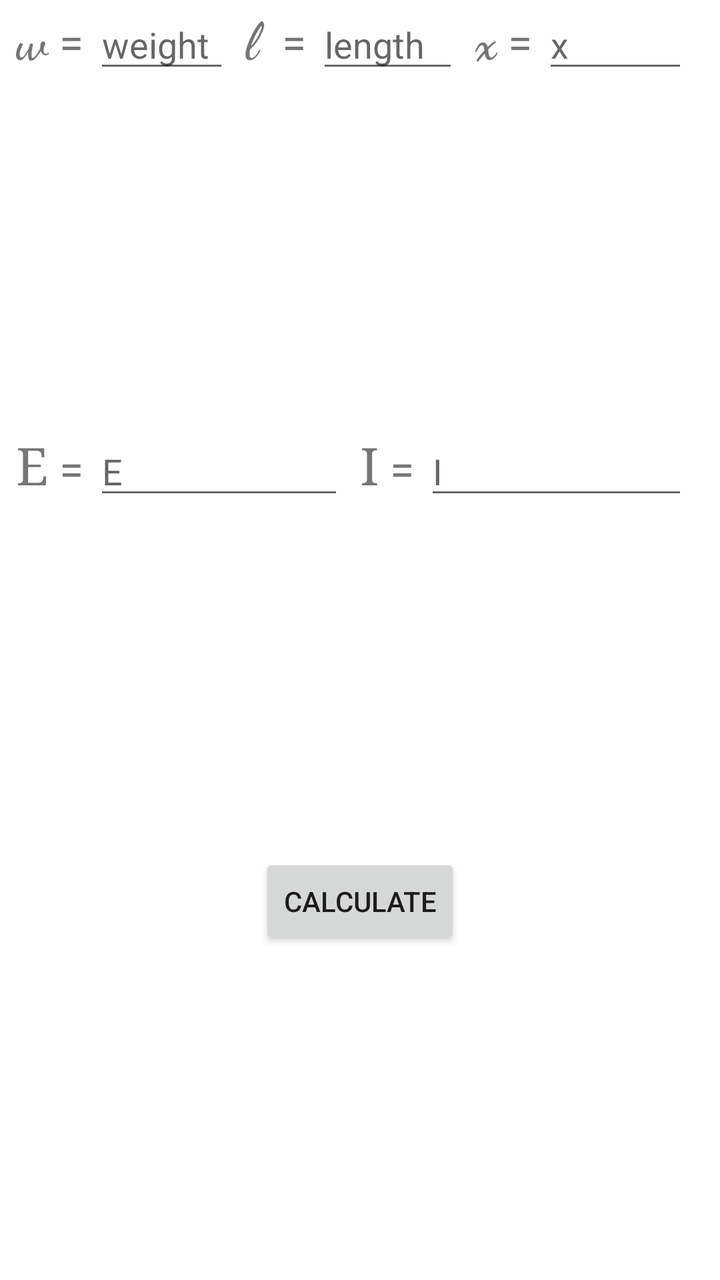
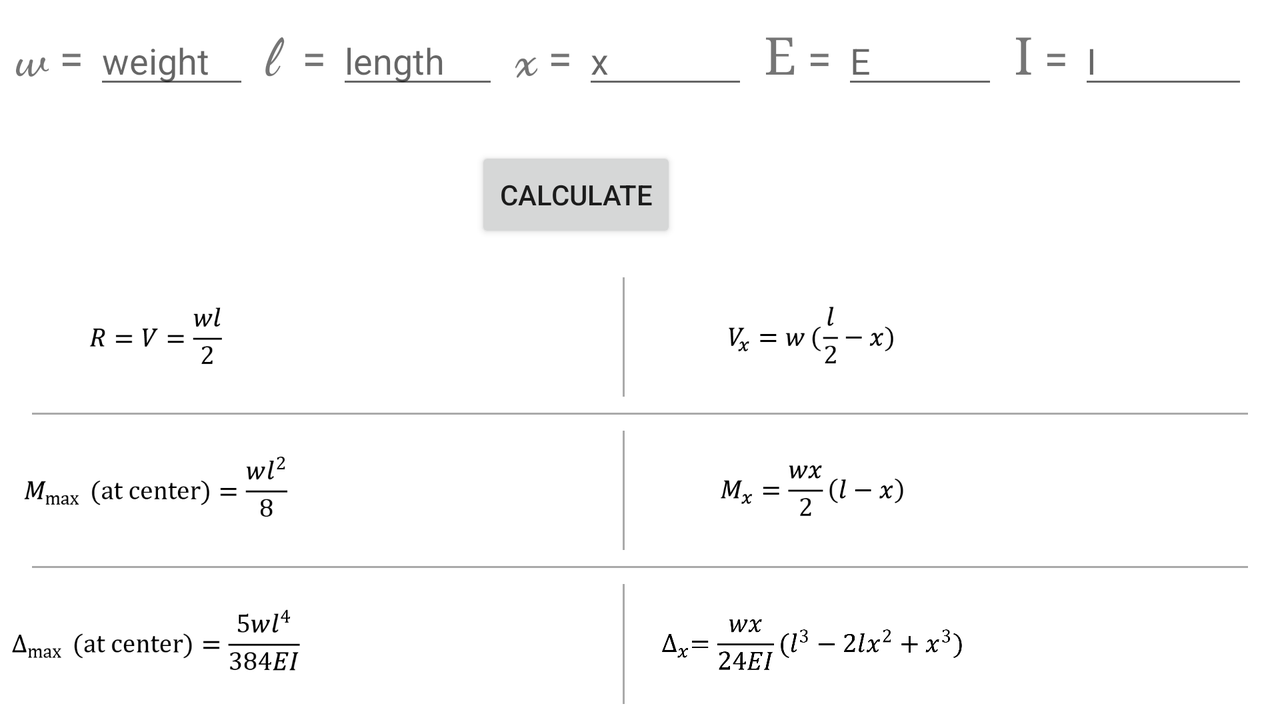

An Android layout and its configuration variant, each rendered on a device that would load it. The default file and the variant file are quoted in full after the pictures.
<!-- AndroidManifest.xml: application theme AppTheme -->
<!-- res/layout/activity_simple_beam_udl.xml -->
<?xml version="1.0" encoding="utf-8"?>
<android.support.constraint.ConstraintLayout xmlns:android="http://schemas.android.com/apk/res/android"
    xmlns:app="http://schemas.android.com/apk/res-auto"
    xmlns:tools="http://schemas.android.com/tools"
    android:layout_width="match_parent"
    android:layout_height="match_parent"
    tools:context="us.walkley.mw.simplecalc.simpleBeamUDL">

    


    <LinearLayout
        android:id="@+id/linearLayout"
        android:layout_width="match_parent"
        android:layout_height="match_parent"
        android:orientation="vertical"
        android:background="@android:color/background_light">

        <LinearLayout
            android:layout_width="match_parent"
            android:layout_height="0px"
            android:layout_weight="1"
            android:layout_marginLeft="8dp"
            android:layout_marginRight="8dp"
            android:orientation="horizontal">

            <android.support.constraint.ConstraintLayout
                android:id="@+id/constraintLayout_w"
                android:layout_width="0px"
                android:layout_height="wrap_content"
                android:layout_weight="1">

                <TextView
                    android:id="@+id/textView_w"
                    android:layout_width="wrap_content"
                    android:layout_height="wrap_content"
                    android:fontFamily="cursive"
                    android:text="w"
                    android:textSize="26sp"
                    android:textStyle="bold"
                    app:layout_constraintBaseline_toBaselineOf="@+id/textView_wEq"
                    app:layout_constraintEnd_toStartOf="@+id/textView_wEq" />

                <TextView
                    android:id="@+id/textView_wEq"
                    android:layout_width="wrap_content"
                    android:layout_height="wrap_content"
                    android:layout_marginEnd="21dp"
                    android:text=" = "
                    android:textSize="22sp"
                    app:layout_constraintBottom_toBottomOf="parent"
                    app:layout_constraintStart_toEndOf="@+id/textView_w"
                    app:layout_constraintTop_toTopOf="parent" />

                <EditText
                    android:id="@+id/input_w"
                    android:layout_width="0px"
                    android:layout_height="wrap_content"
                    android:layout_marginEnd="8dp"
                    android:hint="weight"
                    android:inputType="numberDecimal"
                    android:nextFocusDown="@id/input_l"
                    app:layout_constraintBaseline_toBaselineOf="@+id/textView_wEq"
                    app:layout_constraintEnd_toEndOf="parent"
                    app:layout_constraintStart_toEndOf="@+id/textView_wEq" />

            </android.support.constraint.ConstraintLayout>

            <android.support.constraint.ConstraintLayout
                android:id="@+id/constraintLayout_l"
                android:layout_width="0dp"
                android:layout_height="wrap_content"
                android:layout_weight="1">

                <TextView
                    android:id="@+id/textView_l"
                    android:layout_width="wrap_content"
                    android:layout_height="wrap_content"
                    android:fontFamily="cursive"
                    android:text="l "
                    android:textSize="26sp"
                    android:textStyle="bold"
                    app:layout_constraintBaseline_toBaselineOf="@+id/textView_lEq"
                    app:layout_constraintEnd_toStartOf="@+id/textView_lEq" />

                <TextView
                    android:id="@+id/textView_lEq"
                    android:layout_width="wrap_content"
                    android:layout_height="wrap_content"
                    android:text=" = "
                    android:textSize="22sp"
                    app:layout_constraintBottom_toBottomOf="parent"
                    app:layout_constraintStart_toEndOf="@+id/textView_l"
                    app:layout_constraintTop_toTopOf="parent" />

                <EditText
                    android:id="@+id/input_l"
                    android:layout_width="0dp"
                    android:layout_height="wrap_content"
                    android:layout_marginEnd="8dp"
                    android:hint="length"
                    android:inputType="numberDecimal"
                    android:nextFocusDown="@id/input_x"
                    app:layout_constraintBaseline_toBaselineOf="@+id/textView_lEq"
                    app:layout_constraintEnd_toEndOf="parent"
                    app:layout_constraintStart_toEndOf="@+id/textView_lEq" />

            </android.support.constraint.ConstraintLayout>
            
            <android.support.constraint.ConstraintLayout
                android:id="@+id/constraintLayout_x"
                android:layout_width="0px"
                android:layout_height="wrap_content"
                android:layout_weight="1">

                <TextView
                    android:id="@+id/textView_x"
                    android:layout_width="wrap_content"
                    android:layout_height="wrap_content"
                    android:fontFamily="cursive"
                    android:text="x"
                    android:textSize="26sp"
                    android:textStyle="bold"
                    app:layout_constraintBaseline_toBaselineOf="@+id/textView_xEq"
                    app:layout_constraintEnd_toStartOf="@+id/textView_xEq" />

                <TextView
                    android:id="@+id/textView_xEq"
                    android:layout_width="wrap_content"
                    android:layout_height="wrap_content"
                    android:layout_marginEnd="21dp"
                    android:text=" = "
                    android:textSize="22sp"
                    app:layout_constraintBottom_toBottomOf="parent"
                    app:layout_constraintStart_toEndOf="@+id/textView_x"
                    app:layout_constraintTop_toTopOf="parent" />

                <EditText
                    android:id="@+id/input_x"
                    android:layout_width="0px"
                    android:layout_height="wrap_content"
                    android:layout_marginEnd="8dp"
                    android:hint="x"
                    android:inputType="numberDecimal"
                    android:nextFocusDown="@id/input_e"
                    app:layout_constraintBaseline_toBaselineOf="@+id/textView_xEq"
                    app:layout_constraintEnd_toEndOf="parent"
                    app:layout_constraintStart_toEndOf="@+id/textView_xEq" />

            </android.support.constraint.ConstraintLayout>

        </LinearLayout>

        <LinearLayout
            android:layout_width="match_parent"
            android:layout_height="0px"
            android:layout_weight="1"
            android:layout_marginLeft="8dp"
            android:layout_marginRight="8dp"
            android:orientation="horizontal">
            
            <android.support.constraint.ConstraintLayout
                android:id="@+id/constraintLayout_e"
                android:layout_width="0dp"
                android:layout_height="wrap_content"
                android:layout_weight="1">

                <TextView
                    android:id="@+id/textView_e"
                    android:layout_width="wrap_content"
                    android:layout_height="wrap_content"
                    android:fontFamily="serif"
                    android:typeface="serif"
                    android:text="E"
                    android:textSize="26sp"
                    app:layout_constraintBaseline_toBaselineOf="@+id/textView_eEq"
                    app:layout_constraintEnd_toStartOf="@+id/textView_eEq" />

                <TextView
                    android:id="@+id/textView_eEq"
                    android:layout_width="wrap_content"
                    android:layout_height="wrap_content"
                    android:text=" = "
                    android:textSize="22sp"
                    app:layout_constraintBottom_toBottomOf="parent"
                    app:layout_constraintStart_toEndOf="@+id/textView_e"
                    app:layout_constraintTop_toTopOf="parent" />

                <EditText
                    android:id="@+id/input_e"
                    android:layout_width="0dp"
                    android:layout_height="wrap_content"
                    android:layout_marginEnd="8dp"
                    android:hint="E"
                    android:inputType="numberDecimal"
                    android:nextFocusDown="@id/input_i"
                    app:layout_constraintBaseline_toBaselineOf="@+id/textView_eEq"
                    app:layout_constraintEnd_toEndOf="parent"
                    app:layout_constraintStart_toEndOf="@+id/textView_eEq" />
                
            </android.support.constraint.ConstraintLayout>

            <android.support.constraint.ConstraintLayout
                android:id="@+id/constraintLayout_i"
                android:layout_width="0dp"
                android:layout_height="wrap_content"
                android:layout_weight="1">

                <TextView
                    android:id="@+id/textView_i"
                    android:layout_width="wrap_content"
                    android:layout_height="wrap_content"
                    android:fontFamily="serif"
                    android:text="I"
                    android:textSize="26sp"
                    android:typeface="serif"
                    app:layout_constraintBaseline_toBaselineOf="@id/textView_iEq"
                    app:layout_constraintTop_toTopOf="parent"
                    app:layout_constraintBottom_toBottomOf="parent"/>

                <TextView
                    android:id="@+id/textView_iEq"
                    android:layout_width="wrap_content"
                    android:layout_height="wrap_content"
                    android:text=" = "
                    android:textSize="22sp"
                    app:layout_constraintBottom_toBottomOf="parent"
                    app:layout_constraintStart_toEndOf="@+id/textView_i"
                    app:layout_constraintTop_toTopOf="parent" />

                <EditText
                    android:id="@+id/input_i"
                    android:layout_width="0dp"
                    android:layout_height="wrap_content"
                    android:layout_marginEnd="8dp"
                    android:hint="I"
                    android:inputType="numberDecimal"
                    app:layout_constraintBaseline_toBaselineOf="@+id/textView_iEq"
                    app:layout_constraintEnd_toEndOf="parent"
                    app:layout_constraintStart_toEndOf="@+id/textView_iEq" />

            </android.support.constraint.ConstraintLayout>

        </LinearLayout>

        <android.support.constraint.ConstraintLayout
            android:layout_width="match_parent"
            android:layout_height="0px"
            android:layout_weight="1">

            <Button
                android:id="@+id/calculate_button"
                android:layout_width="wrap_content"
                android:layout_height="wrap_content"
                android:text="Calculate"
                app:layout_constraintStart_toStartOf="parent"
                app:layout_constraintEnd_toEndOf="parent"/>

        </android.support.constraint.ConstraintLayout>

        <FrameLayout
            android:layout_width="match_parent"
            android:layout_height="wrap_content"
            android:id="@+id/answerFragment">
        </FrameLayout>



    </LinearLayout>
</android.support.constraint.ConstraintLayout>
<!-- resources referenced by this layout -->
<resources>
  <style name="AppTheme" parent="Theme.AppCompat.Light.DarkActionBar">
          
          <item name="colorPrimary">@color/colorPrimary</item>
          <item name="colorPrimaryDark">@color/colorPrimaryDark</item>
          <item name="colorAccent">@color/colorAccent</item>
      </style>
  <color name="colorPrimary">#0288d1</color>
  <color name="colorPrimaryDark">#005b9f</color>
  <color name="colorAccent">#ffa270</color>
</resources>
<!-- res/layout-land/activity_simple_beam_udl.xml (the repository's variant of the layout above) -->
<!-- drawn on the phone turned sideways -->
<?xml version="1.0" encoding="utf-8"?>
<android.support.constraint.ConstraintLayout xmlns:android="http://schemas.android.com/apk/res/android"
    xmlns:app="http://schemas.android.com/apk/res-auto"
    xmlns:tools="http://schemas.android.com/tools"
    android:layout_width="match_parent"
    android:layout_height="match_parent"
    tools:context="us.walkley.mw.simplecalc.simpleBeamUDL"
    tools:layout_editor_absoluteY="81dp">


    <LinearLayout
        android:id="@+id/linearLayout"
        android:layout_width="match_parent"
        android:layout_height="match_parent"
        android:background="@android:color/white"
        android:elevation="1dp"
        android:orientation="vertical">

        <LinearLayout
            android:layout_width="match_parent"
            android:layout_height="0px"
            android:layout_margin="8dp"
            android:layout_weight="1"
            android:elevation="8dp"
            android:orientation="horizontal">
            
            <android.support.constraint.ConstraintLayout
                android:id="@+id/constraintLayout_w"
                android:layout_width="0px"
                android:layout_height="wrap_content"
                android:layout_weight="1">

                <TextView
                    android:id="@+id/textView_w"
                    android:layout_width="wrap_content"
                    android:layout_height="wrap_content"
                    android:fontFamily="cursive"
                    android:text="w"
                    android:textSize="26sp"
                    android:textStyle="bold"
                    app:layout_constraintBaseline_toBaselineOf="@+id/textView_wEq"
                    app:layout_constraintEnd_toStartOf="@+id/textView_wEq" />

                <TextView
                    android:id="@+id/textView_wEq"
                    android:layout_width="wrap_content"
                    android:layout_height="wrap_content"
                    android:layout_marginEnd="21dp"
                    android:text=" = "
                    android:textSize="22sp"
                    app:layout_constraintBottom_toBottomOf="parent"
                    app:layout_constraintStart_toEndOf="@+id/textView_w"
                    app:layout_constraintTop_toTopOf="parent" />

                <EditText
                    android:id="@+id/input_w"
                    android:layout_width="0px"
                    android:layout_height="wrap_content"
                    android:layout_marginEnd="8dp"
                    android:hint="weight"
                    android:inputType="numberDecimal"
                    android:nextFocusDown="@id/input_l"
                    app:layout_constraintBaseline_toBaselineOf="@+id/textView_wEq"
                    app:layout_constraintEnd_toEndOf="parent"
                    app:layout_constraintStart_toEndOf="@+id/textView_wEq" />

            </android.support.constraint.ConstraintLayout>
            
            <android.support.constraint.ConstraintLayout
                android:id="@+id/constraintLayout_l"
                android:layout_width="0dp"
                android:layout_height="wrap_content"
                android:layout_weight="1">

                <TextView
                    android:id="@+id/textView_l"
                    android:layout_width="wrap_content"
                    android:layout_height="wrap_content"
                    android:fontFamily="cursive"
                    android:text="l "
                    android:textSize="26sp"
                    android:textStyle="bold"
                    app:layout_constraintBaseline_toBaselineOf="@+id/textView_lEq"
                    app:layout_constraintEnd_toStartOf="@+id/textView_lEq" />

                <TextView
                    android:id="@+id/textView_lEq"
                    android:layout_width="wrap_content"
                    android:layout_height="wrap_content"
                    android:text=" = "
                    android:textSize="22sp"
                    app:layout_constraintBottom_toBottomOf="parent"
                    app:layout_constraintStart_toEndOf="@+id/textView_l"
                    app:layout_constraintTop_toTopOf="parent" />

                <EditText
                    android:id="@+id/input_l"
                    android:layout_width="0dp"
                    android:layout_height="wrap_content"
                    android:layout_marginEnd="8dp"
                    android:hint="length"
                    android:inputType="numberDecimal"
                    android:nextFocusDown="@id/input_x"
                    app:layout_constraintBaseline_toBaselineOf="@+id/textView_lEq"
                    app:layout_constraintEnd_toEndOf="parent"
                    app:layout_constraintStart_toEndOf="@+id/textView_lEq" />

            </android.support.constraint.ConstraintLayout>
            
            <android.support.constraint.ConstraintLayout
                android:id="@+id/constraintLayout_x"
                android:layout_width="0px"
                android:layout_height="wrap_content"
                android:layout_weight="1">

                <TextView
                    android:id="@+id/textView_x"
                    android:layout_width="wrap_content"
                    android:layout_height="wrap_content"
                    android:fontFamily="cursive"
                    android:text="x"
                    android:textSize="26sp"
                    android:textStyle="bold"
                    app:layout_constraintBaseline_toBaselineOf="@+id/textView_xEq"
                    app:layout_constraintEnd_toStartOf="@+id/textView_xEq" />

                <TextView
                    android:id="@+id/textView_xEq"
                    android:layout_width="wrap_content"
                    android:layout_height="wrap_content"
                    android:layout_marginEnd="21dp"
                    android:text=" = "
                    android:textSize="22sp"
                    app:layout_constraintBottom_toBottomOf="parent"
                    app:layout_constraintStart_toEndOf="@+id/textView_x"
                    app:layout_constraintTop_toTopOf="parent" />

                <EditText
                    android:id="@+id/input_x"
                    android:layout_width="0px"
                    android:layout_height="wrap_content"
                    android:layout_marginEnd="8dp"
                    android:hint="x"
                    android:inputType="numberDecimal"
                    android:nextFocusDown="@id/input_ei"
                    app:layout_constraintBaseline_toBaselineOf="@+id/textView_xEq"
                    app:layout_constraintEnd_toEndOf="parent"
                    app:layout_constraintStart_toEndOf="@+id/textView_xEq" />
            </android.support.constraint.ConstraintLayout>
            
            <android.support.constraint.ConstraintLayout
                android:id="@+id/constraintLayout_e"
                android:layout_width="0dp"
                android:layout_height="wrap_content"
                android:layout_weight="1">

                <TextView
                    android:id="@+id/textView_e"
                    android:layout_width="wrap_content"
                    android:layout_height="wrap_content"
                    android:fontFamily="serif"
                    android:typeface="serif"
                    android:text="E"
                    android:textSize="26sp"
                    app:layout_constraintBaseline_toBaselineOf="@+id/textView_eEq"
                    app:layout_constraintEnd_toStartOf="@+id/textView_eEq" />

                <TextView
                    android:id="@+id/textView_eEq"
                    android:layout_width="wrap_content"
                    android:layout_height="wrap_content"
                    android:text=" = "
                    android:textSize="22sp"
                    app:layout_constraintBottom_toBottomOf="parent"
                    app:layout_constraintStart_toEndOf="@+id/textView_e"
                    app:layout_constraintTop_toTopOf="parent" />

                <EditText
                    android:id="@+id/input_e"
                    android:layout_width="0dp"
                    android:layout_height="wrap_content"
                    android:layout_marginEnd="8dp"
                    android:hint="E"
                    android:inputType="numberDecimal"
                    android:nextFocusDown="@id/input_i"
                    app:layout_constraintBaseline_toBaselineOf="@+id/textView_eEq"
                    app:layout_constraintEnd_toEndOf="parent"
                    app:layout_constraintStart_toEndOf="@+id/textView_eEq" />
                
            </android.support.constraint.ConstraintLayout>
            
            <android.support.constraint.ConstraintLayout
                android:id="@+id/constraintLayout_i"
                android:layout_width="0dp"
                android:layout_height="wrap_content"
                android:layout_weight="1">

                <TextView
                    android:id="@+id/textView_i"
                    android:layout_width="wrap_content"
                    android:layout_height="wrap_content"
                    android:fontFamily="serif"
                    android:text="I"
                    android:textSize="26sp"
                    android:typeface="serif"
                    app:layout_constraintBaseline_toBaselineOf="@id/textView_iEq"
                    app:layout_constraintTop_toTopOf="parent"
                    app:layout_constraintBottom_toBottomOf="parent"/>

                <TextView
                    android:id="@+id/textView_iEq"
                    android:layout_width="wrap_content"
                    android:layout_height="wrap_content"
                    android:text=" = "
                    android:textSize="22sp"
                    app:layout_constraintBottom_toBottomOf="parent"
                    app:layout_constraintStart_toEndOf="@+id/textView_i"
                    app:layout_constraintTop_toTopOf="parent" />

                <EditText
                    android:id="@+id/input_i"
                    android:layout_width="0dp"
                    android:layout_height="wrap_content"
                    android:layout_marginEnd="8dp"
                    android:hint="I"
                    android:inputType="numberDecimal"
                    app:layout_constraintBaseline_toBaselineOf="@+id/textView_iEq"
                    app:layout_constraintEnd_toEndOf="parent"
                    app:layout_constraintStart_toEndOf="@+id/textView_iEq" />

            </android.support.constraint.ConstraintLayout>
        </LinearLayout>

        
        <RelativeLayout
            android:layout_width="576dp"
            android:layout_height="0px"
            android:layout_weight="1"
            tools:layout_editor_absoluteX="8dp"
            tools:layout_editor_absoluteY="0dp">

            <Button
                android:id="@+id/calculate_button"
                android:layout_width="wrap_content"
                android:layout_height="wrap_content"
                android:layout_centerHorizontal="true"
                android:text="Calculate" />
        </RelativeLayout>

        
        <LinearLayout
            android:layout_width="match_parent"
            android:layout_height="0px"
            android:layout_weight="4"
            android:orientation="vertical">

            <LinearLayout
                android:layout_width="match_parent"
                android:layout_height="0px"
                android:layout_weight="1"
                android:orientation="horizontal">
                
                <LinearLayout
                    android:layout_width="0px"
                    android:layout_height="match_parent"
                    android:layout_weight="1">

                    <ImageView
                        style="@style/AnswerImageView"
                        android:src="@drawable/simplebeam_udl_equation01" />

                    <TextView
                        android:id="@+id/answer1"
                        style="@style/AnswerTextView" />
                </LinearLayout>
                <View style="@style/VerticalSeparator_1dp"
                    android:layout_marginRight="16dp"
                    android:layout_marginTop="8dp"
                    android:layout_marginBottom="8dp"/>
                
                <LinearLayout
                    android:layout_width="0px"
                    android:layout_height="match_parent"
                    android:layout_weight="1">

                    <ImageView
                        style="@style/AnswerImageView"
                        android:src="@drawable/simplebeam_udl_equation02" />

                    <TextView
                        android:id="@+id/answer2"
                        style="@style/AnswerTextView" />
                </LinearLayout>

            </LinearLayout>
            <View style="@style/HorizontalSeparator_1dp"/>
            <LinearLayout
                android:layout_width="match_parent"
                android:layout_height="0px"
                android:layout_weight="1"
                android:orientation="horizontal">
                
                <LinearLayout
                    android:layout_width="0px"
                    android:layout_height="match_parent"
                    android:layout_weight="1">

                    <ImageView
                        style="@style/AnswerImageView"
                        android:src="@drawable/simplebeam_udl_equation03" />

                    <TextView
                        android:id="@+id/answer3"
                        style="@style/AnswerTextView" />
                </LinearLayout>
                <View style="@style/VerticalSeparator_1dp"
                    android:layout_marginRight="16dp"
                    android:layout_marginTop="8dp"
                    android:layout_marginBottom="8dp"/>
                
                <LinearLayout
                    android:layout_width="0px"
                    android:layout_height="match_parent"
                    android:layout_weight="1">

                    <ImageView
                        style="@style/AnswerImageView"
                        android:src="@drawable/simplebeam_udl_equation04" />

                    <TextView
                        android:id="@+id/answer4"
                        style="@style/AnswerTextView" />
                </LinearLayout>

            </LinearLayout>
            <View style="@style/HorizontalSeparator_1dp"/>
            <LinearLayout
                android:layout_width="match_parent"
                android:layout_height="0px"
                android:layout_weight="1"
                android:orientation="horizontal">
                
                <LinearLayout
                    android:layout_width="0px"
                    android:layout_height="match_parent"
                    android:layout_weight="1">

                    <ImageView
                        style="@style/AnswerImageView"
                        android:src="@drawable/simplebeam_udl_equation05" />

                    <TextView
                        android:id="@+id/answer5"
                        style="@style/AnswerTextView" />
                </LinearLayout>
                <View style="@style/VerticalSeparator_1dp"
                    android:layout_marginRight="16dp"
                    android:layout_marginTop="8dp"
                    android:layout_marginBottom="8dp"/>
                
                <LinearLayout
                    android:layout_width="0px"
                    android:layout_height="match_parent"
                    android:layout_weight="1">

                    <ImageView
                        style="@style/AnswerImageView"
                        android:src="@drawable/simplebeam_udl_equation06" />

                    <TextView
                        android:id="@+id/answer6"
                        style="@style/AnswerTextView" />
                </LinearLayout>

            </LinearLayout>

        </LinearLayout>

    </LinearLayout>

    <android.support.constraint.Guideline
        android:id="@+id/guideline"
        android:layout_width="wrap_content"
        android:layout_height="wrap_content"
        android:orientation="vertical"
        app:layout_constraintGuide_begin="192dp" />
</android.support.constraint.ConstraintLayout>
<!-- resources referenced by the variant -->
<!-- as the phone turned sideways resolves them -->
<resources>
  <!-- drawable simplebeam_udl_equation01: png bitmap (drawable, 3439 bytes) -->
  <!-- drawable simplebeam_udl_equation02: png bitmap (drawable, 4536 bytes) -->
  <!-- drawable simplebeam_udl_equation03: png bitmap (drawable, 6615 bytes) -->
  <!-- drawable simplebeam_udl_equation04: png bitmap (drawable, 5385 bytes) -->
  <!-- drawable simplebeam_udl_equation05: png bitmap (drawable, 9420 bytes) -->
  <!-- drawable simplebeam_udl_equation06: png bitmap (drawable, 17433 bytes) -->
  <style name="AnswerImageView">
          <item name="android:layout_width">match_parent</item>
          <item name="android:layout_height">match_parent</item>
          <item name="android:layout_weight">1</item>
      </style>
  <style name="AnswerTextView">
          <item name="android:layout_width">match_parent</item>
          <item name="android:layout_height">match_parent</item>
          <item name="android:layout_weight">1</item>
          <item name="android:gravity">center</item>
          <item name="android:textStyle">bold</item>
          <item name="android:freezesText">true</item>
      </style>
  <style name="HorizontalSeparator_1dp">
          <item name="android:layout_width">match_parent</item>
          <item name="android:layout_height">1dp</item>
          <item name="android:background">@android:color/darker_gray</item>
          <item name="android:layout_marginLeft">16dp</item>
          <item name="android:layout_marginRight">16dp</item>
      </style>
  <style name="VerticalSeparator_1dp">
          <item name="android:layout_width">1dp</item>
          <item name="android:layout_height">match_parent</item>
          <item name="android:background">@android:color/darker_gray</item>
          <item name="android:layout_marginTop">16dp</item>
          <item name="android:layout_marginBottom">16dp</item>
      </style>
  <style name="AppTheme" parent="Theme.AppCompat.Light.DarkActionBar">
          
          <item name="colorPrimary">@color/colorPrimary</item>
          <item name="colorPrimaryDark">@color/colorPrimaryDark</item>
          <item name="colorAccent">@color/colorAccent</item>
      </style>
  <color name="colorPrimary">#0288d1</color>
  <color name="colorPrimaryDark">#005b9f</color>
  <color name="colorAccent">#ffa270</color>
</resources>
